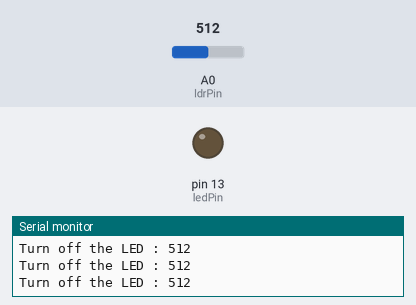
A sketch run on a simulated Arduino Uno, built with avr-gcc and run on an emulated ATmega328P. Parts: output pins drawn as LEDs (lit = HIGH), the last lines printed to the serial monitor. The test bench sets the inputs (shaded band); at power-on: A0 (ldrPin) = 512.

Above: at 1.2 s.
1.3 s: A0 (ldrPin) set to 111
4.3 s: A0 (ldrPin) set to 95
At 5.6 s:
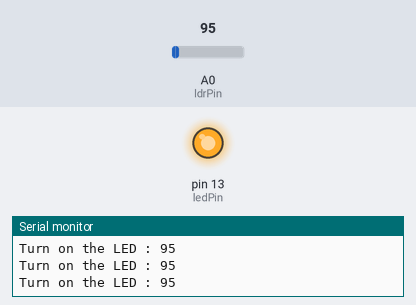
Timing chart, 0 to 7.3 s (numbered marks = the images above; inputs shaded):
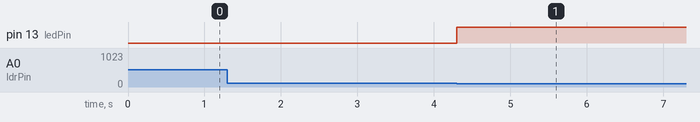

Measured:
- the behaviour switches between 101 and 100 on A0 (ldrPin) (found by bisection; images 0 and 1)
- after the input at 4.3 s, pin 13 (ledPin): LOW → HIGH at once

The sketch:

9._Automatic_Street_light.ino
```cpp
 int ledPin = 13;
int ldrPin = A0;
int ldrStatus;
void setup ()
 { Serial.begin(9600);
    pinMode(ledPin, OUTPUT);
    pinMode(ldrPin, INPUT);
   }
void loop()
{ldrStatus = analogRead(ldrPin);
    if (ldrStatus <= 100)
    { digitalWrite(ledPin, HIGH);
        Serial.print("Turn on the LED : ");
        Serial.println(ldrStatus); }
 else
   {
         digitalWrite(ledPin, LOW);
         Serial.print("Turn off the LED : ");
         Serial.println(ldrStatus);
  }
  }
```
